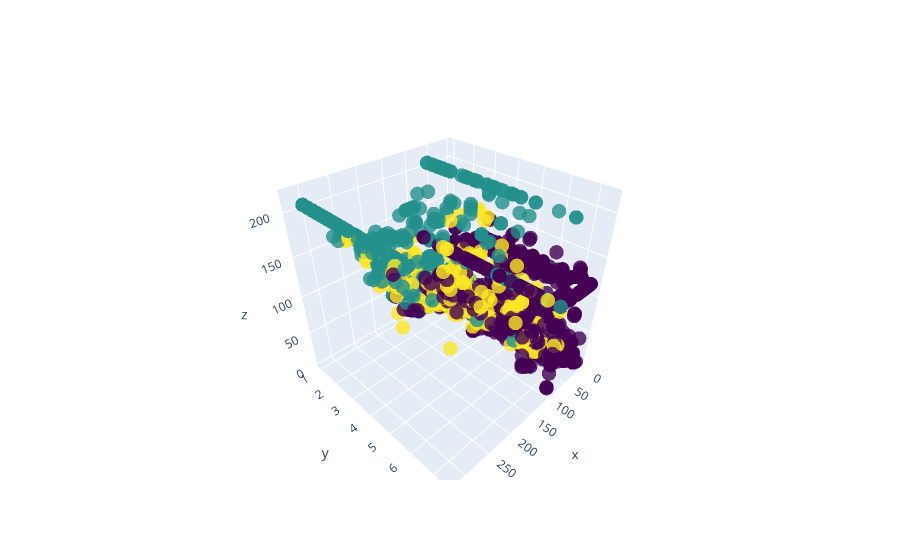

This figure's notebook cell:
### Code cell
fig = go.Figure(data=go.Scatter3d(
    x=df_normalized.iloc[:, 0],  # assuming the DataFrame has at least three columns
    y=df_normalized.iloc[:, 1],
    z=df_normalized.iloc[:, 2],
    mode='markers',
    marker=dict(
        size=5,
        color=labels_kmeans,  # set color to the K-Means cluster labels
        colorscale='Viridis',  # choose a colorscale
        opacity=0.8
    )
))

fig.show()

### Figure 1 — Plotly figure (JSON) as saved in the notebook; plotly's stock layout.template omitted (floating-point values rounded to 4 significant figures; data arrays with more than 128 entries replaced by an {"elided": "..."} marker saying what was removed)
{"data": [{"marker": {"color": {"elided": "2704 int values"}, "colorscale": [[0, "#440154"], [0.1111, "#482878"], [0.2222, "#3e4989"], [0.3333, "#31688e"], [0.4444, "#26828e"], [0.5556, "#1f9e89"], [0.6667, "#35b779"], [0.7778, "#6ece58"], [0.8889, "#b5de2b"], [1, "#fde725"]], "opacity": 0.8, "size": 5}, "mode": "markers", "type": "scatter3d", "x": {"elided": "2704 float values"}, "y": {"elided": "2704 float values"}, "z": {"elided": "2704 float values"}}], "layout": {}}
